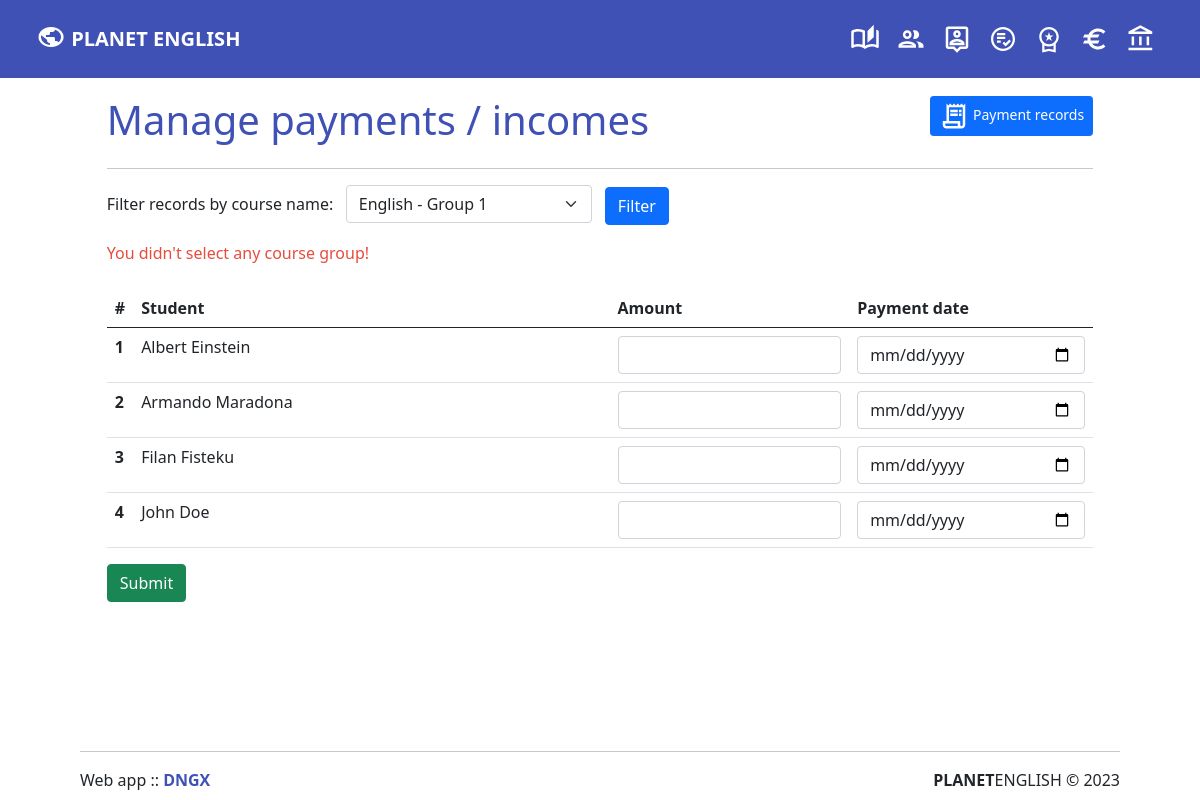
Page /m-payments.php on the earlier database version.
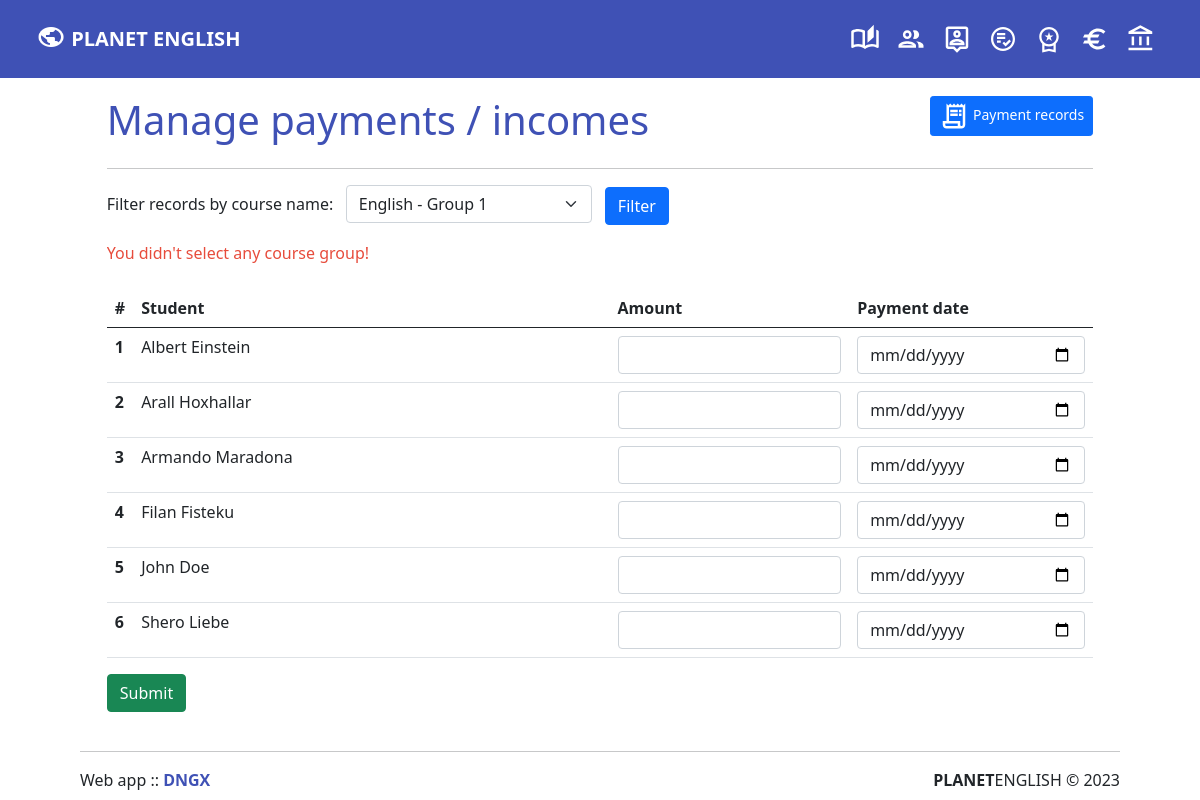
Same page on the later database version.
### tables this page shows
CREATE TABLE `enrollments` (
  `enrollment_id` int(11) NOT NULL,
  `enstudent_id` int(11) DEFAULT NULL,
  `encourse_id` int(11) DEFAULT NULL,
  `enrollment_date` date DEFAULT NULL
);

CREATE TABLE `students` (
  `student_id` int(11) NOT NULL,
  `first_name` varchar(50) DEFAULT NULL,
  `last_name` varchar(50) DEFAULT NULL,
  `email` varchar(100) DEFAULT NULL,
  `phone` varchar(20) DEFAULT NULL,
  `address` varchar(200) DEFAULT NULL,
  `parent` varchar(50) DEFAULT NULL
);

### m-payments.php (the view, shortened to what the changed rows need)
<?php include('partials/menu.php'); ?>
<html lang="en">
  <head>
    <link href="css/bootstrap.min.css" rel="stylesheet">
    <link href="css/bootstrap-icons.css" rel="stylesheet">
  </head>
  <body>
    <div class="container-fluid">
        <div class="row text-start p-4 mb-auto" style="width:90%; margin: auto;">
            <div class="container ">
                <br><br><br>
                <div class="row mb-auto" style="margin: auto;">
                <div class="col-md-8" style="padding: 0;">
                  <h1 class="text-start" style="color: #3f51b5;">Manage payments / incomes</h1>
                </div>
                </div>
                                <?php
                                    $sql = "SELECT * FROM courses";
                                            ?>
                <div class="table-responsive">
                <table class="table">
  <thead>
    <tr>
      <th scope="col">#</th>
      <th scope="col">Student</th>
      <th scope="col">Amount</th>
      <th scope="col">Payment date</th>
    </tr>
  </thead>
  <?php
    if(isset($_POST['filter'])){
      $course_n = $_POST['course'];
      echo "<div class='success'>Selected course name: " .$course_n. "</div><br>";
      $sql = "
          SELECT DISTINCT s.first_name, s.last_name, c.course_name, e.enrollment_date, e.enrollment_id, p.payment_id, p.payenrollment_id  FROM students s
          LEFT JOIN enrollments e
          ON s.student_id = e.enstudent_id
          LEFT JOIN courses c
          ON e.encourse_id = c.course_id
          LEFT JOIN payments p
          ON e.enrollment_id = p.payenrollment_id
          WHERE c.course_name = '".$course_n."'
          GROUP BY s.first_name
    ";
    } else{
      echo "<div class='error'>You didn't select any course group!</div> <br>";
    $sql = "
          SELECT DISTINCT s.first_name, s.last_name, c.course_name, e.enrollment_date, e.enrollment_id, p.payment_id, p.payenrollment_id  FROM students s
          LEFT JOIN enrollments e
          ON s.student_id = e.enstudent_id
          LEFT JOIN courses c
          ON e.encourse_id = c.course_id
          LEFT JOIN payments p
          ON e.enrollment_id = p.payenrollment_id
          GROUP BY s.first_name
    ";
  }
    $res = mysqli_query($cxn, $sql);
    if ($res == TRUE)
    {
      $count = mysqli_num_rows($res);
      $sn = 1;
      if($count > 0){
        while($rows = mysqli_fetch_assoc($res))
        {
          $firstname = $rows['first_name'];
          $lastname = $rows['last_name'];
          ?>
          <tr>
            <th scope="row"><?php echo $sn++?></th>
            <td class="w-50">
            <form action="" method="POST" enctype="multipart/form-data">
              <?php echo $firstname.' '.$lastname;?>
            </td>
            <td class="w-25">
              <input type="number" step=".01" class="form-control" name="amount[]" value="">
            </td>
            <td class="w-25">
            <input type="date" name="payment_date[]" class="form-control"></input>
            </td>
          </tr>
        <?php
        }
      }
      else {
      }
    }
  ?>
</table>
</div>
    <br><br>
<br>
            </div>
        </div>
        <?php include('partials/footer.php');?>
    </div>
  </body>
</html>

Differences in the rows shown:
no longer on this page (row unchanged): enrollments: enstudent.first_name "Albert", enstudent.last_name "Einstein"
no longer on this page (row unchanged): enrollments: enstudent.first_name "Filan", enstudent.last_name "Fisteku"
now on this page (row unchanged): students: first_name "Albert", last_name "Einstein"
added enrollments: enstudent.first_name "Arall", enstudent.last_name "Hoxhallar"
now on this page (row unchanged): students: first_name "Filan", last_name "Fisteku"
added enrollments: enstudent.first_name "Shero", enstudent.last_name "Liebe"
